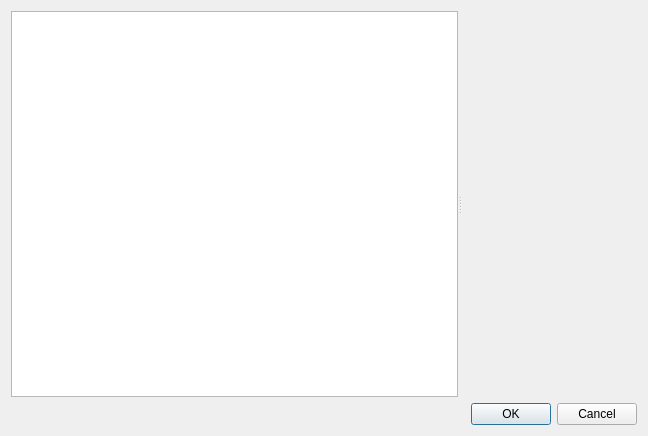
<?xml version="1.0" encoding="UTF-8"?>
<ui version="4.0">
 <class>GGEditContentMappingDialog</class>
 <widget class="QDialog" name="GGEditContentMappingDialog">
  <property name="geometry">
   <rect>
    <x>0</x>
    <y>0</y>
    <width>648</width>
    <height>436</height>
   </rect>
  </property>
  <property name="windowTitle">
   <string>Dialog</string>
  </property>
  <layout class="QVBoxLayout" name="verticalLayout" stretch="1,0">
   <item>
    <widget class="QSplitter" name="splitter">
     <property name="orientation">
      <enum>Qt::Horizontal</enum>
     </property>
     <property name="childrenCollapsible">
      <bool>false</bool>
     </property>
     <widget class="QGraphicsView" name="graphicsView"/>
     <widget class="GGConnectionListEditorWidget" name="wgtLinks" native="true"/>
    </widget>
   </item>
   <item>
    <widget class="QDialogButtonBox" name="buttonBox">
     <property name="orientation">
      <enum>Qt::Horizontal</enum>
     </property>
     <property name="standardButtons">
      <set>QDialogButtonBox::Cancel|QDialogButtonBox::Ok</set>
     </property>
    </widget>
   </item>
  </layout>
  <action name="actionUndo">
   <property name="text">
    <string>Undo</string>
   </property>
  </action>
  <action name="actionRedo">
   <property name="text">
    <string>Redo</string>
   </property>
  </action>
 </widget>
 <customwidgets>
  <customwidget>
   <class>GGConnectionListEditorWidget</class>
   <extends>QWidget</extends>
   <header>ui/components/ggconnectionlisteditorwidget.h</header>
   <container>1</container>
  </customwidget>
 </customwidgets>
 <resources/>
 <connections>
  <connection>
   <sender>buttonBox</sender>
   <signal>accepted()</signal>
   <receiver>GGEditContentMappingDialog</receiver>
   <slot>accept()</slot>
   <hints>
    <hint type="sourcelabel">
     <x>248</x>
     <y>254</y>
    </hint>
    <hint type="destinationlabel">
     <x>157</x>
     <y>274</y>
    </hint>
   </hints>
  </connection>
  <connection>
   <sender>buttonBox</sender>
   <signal>rejected()</signal>
   <receiver>GGEditContentMappingDialog</receiver>
   <slot>reject()</slot>
   <hints>
    <hint type="sourcelabel">
     <x>316</x>
     <y>260</y>
    </hint>
    <hint type="destinationlabel">
     <x>286</x>
     <y>274</y>
    </hint>
   </hints>
  </connection>
 </connections>
</ui>
